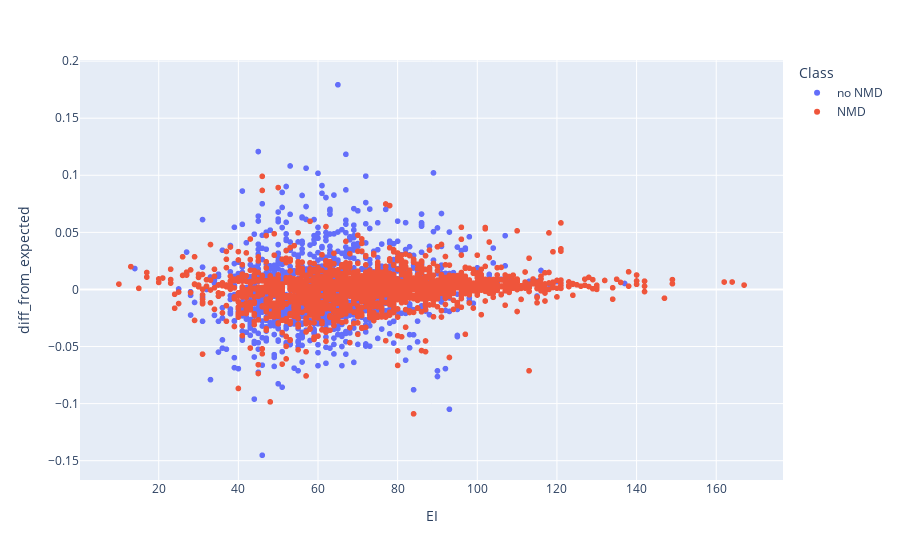

Notebook source saved alongside this figure:
### Code cell
px.scatter(images_scores,x='EI',y='diff_from_expected',color='Class')

### Figure 1 — Plotly figure (JSON) as saved in the notebook; plotly's stock layout.template omitted (floating-point values rounded to 4 significant figures; data arrays with more than 128 entries replaced by an {"elided": "..."} marker saying what was removed)
{"data": [{"hovertemplate": "Class=no NMD<br>EI=%{x}<br>diff_from_expected=%{y}<extra></extra>", "legendgroup": "no NMD", "marker": {"color": "#636efa", "symbol": "circle"}, "mode": "markers", "name": "no NMD", "showlegend": true, "type": "scattergl", "x": {"elided": "1363 int values"}, "xaxis": "x", "y": {"elided": "1363 float values"}, "yaxis": "y"}, {"hovertemplate": "Class=NMD<br>EI=%{x}<br>diff_from_expected=%{y}<extra></extra>", "legendgroup": "NMD", "marker": {"color": "#EF553B", "symbol": "circle"}, "mode": "markers", "name": "NMD", "showlegend": true, "type": "scattergl", "x": {"elided": "1856 int values"}, "xaxis": "x", "y": {"elided": "1856 float values"}, "yaxis": "y"}], "layout": {"legend": {"title": {"text": "Class"}, "tracegroupgap": 0}, "margin": {"t": 60}, "xaxis": {"anchor": "y", "domain": [0, 1], "title": {"text": "EI"}}, "yaxis": {"anchor": "x", "domain": [0, 1], "title": {"text": "diff_from_expected"}}}}
